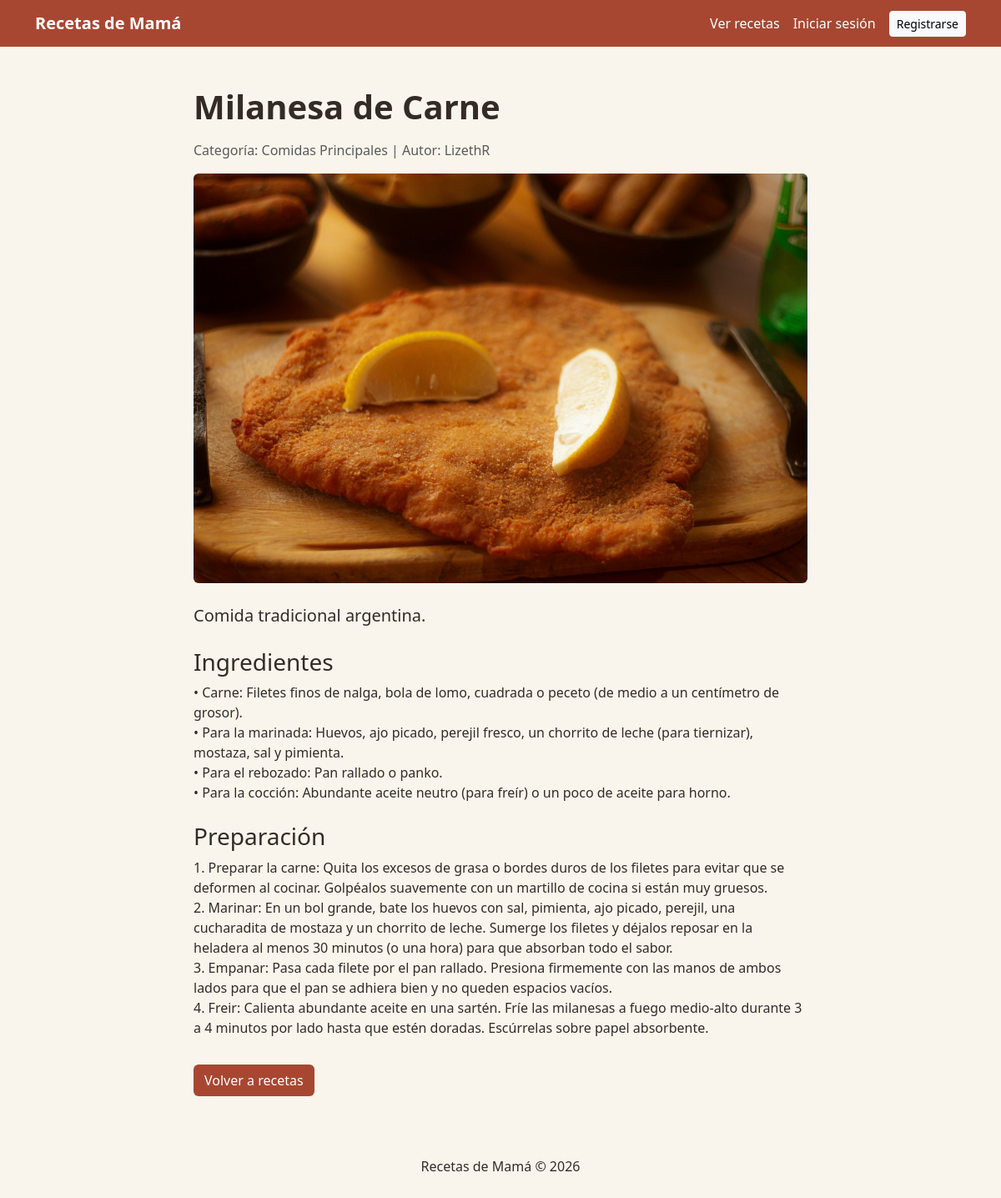
The app's page /recetas/3/ with its own data.
### recetas/models.py (models this page shows, shortened)
class Receta(models.Model):
    titulo = models.CharField(max_length=200)
    descripcion = models.TextField()
    ingredientes = models.TextField()
    preparacion = models.TextField()
    imagen = models.ImageField(
        upload_to='recetas/',
        blank=True,
        null=True
    )
    categoria = models.ForeignKey(
        Categoria,
        on_delete=models.PROTECT,
        related_name='recetas'
    )
    autor = models.ForeignKey(
        User,
        on_delete=models.CASCADE,
        related_name='recetas'
    )
    fecha_creacion = models.DateTimeField(auto_now_add=True)
    fecha_actualizacion = models.DateTimeField(auto_now=True)

class Categoria(models.Model):
    nombre = models.CharField(max_length=100, unique=True)
    descripcion = models.TextField(blank=True)

### recetas/views.py (the view)
# urls.py: path('<int:pk>/', views.detalle_receta, name='detalle'),
def detalle_receta(request, pk):
    receta = get_object_or_404(Receta, pk=pk)
    return render(request, 'recetas/detalle_receta.html', {
        'receta': receta
    })

### templates/recetas/detalle_receta.html (shortened to what this page needs)
{% extends 'base.html' %}
{% block content %}
<div class="row justify-content-center">
    <div class="col-lg-8">
        <h1 class="fw-bold mb-3">
            {{ receta.titulo }}
        </h1>
        <p class="text-muted">
            Categoría: {{ receta.categoria.nombre }}
            | Autor: {{ receta.autor.username }}
        </p>
        {% if receta.imagen %}
            <img
                src="{{ receta.imagen.url }}"
                class="img-fluid rounded mb-4 w-100"
                alt="{{ receta.titulo }}"
            >
        {% endif %}
        <p class="lead">
            {{ receta.descripcion }}
        </p>
        <h3 class="mt-4">Ingredientes</h3>
        <p>{{ receta.ingredientes|linebreaksbr }}</p>
        <h3 class="mt-4">Preparación</h3>
        <p>{{ receta.preparacion|linebreaksbr }}</p>
        <a
            href="{% url 'recetas:lista' %}"
            class="btn btn-receta mt-3"
        >
            Volver a recetas
        </a>
    </div>
</div>
{% endblock %}

### templates/base.html (style rules this page uses)
body { background-color: #faf5ec; color: #342b26; }
.btn-receta { background-color: #a74732; color: white; }

### records on screen
Receta: titulo "Milanesa de Carne", categoria.nombre "Comidas Principales", autor.username "LizethR", imagen (picture), descripcion "Comida tradicional argentina.", ingredientes "• Carne: Filetes finos de nalga, bola de lomo, cuadrada o peceto (de medio a un centímetro de grosor). • Para la marinada: Huevos, ajo picado, perejil fresco, un chorrito de leche (para tiernizar), mostaza, sal y pimienta. • Para el rebozado: Pan rallado o panko. • Para la cocción: Abundante aceite neutro (para freír) o un poco de aceite para horno.", preparacion "1. Preparar la carne: Quita los excesos de grasa o bordes duros de los filetes para evitar que se deformen al cocinar. Golpéalos suavemente con un martillo de cocina si están muy gruesos. 2. Marinar: En un bol grande, bate los huevos con sal, pimienta, ajo picado, perejil, una cucharadita de mostaza y un chorrito de leche. Sumerge los filetes y déjalos reposar en la heladera al menos 30 minutos (o una hora) para que absorban todo el sabor. 3. Empanar: Pasa cada filete por el pan rallado. Presiona firmemente con las manos de ambos lados para que el pan se adhiera bien y no queden espacios vacíos. 4. Freir: Calienta abundante aceite en una sartén. Fríe las milanesas a fuego medio-alto durante…"
